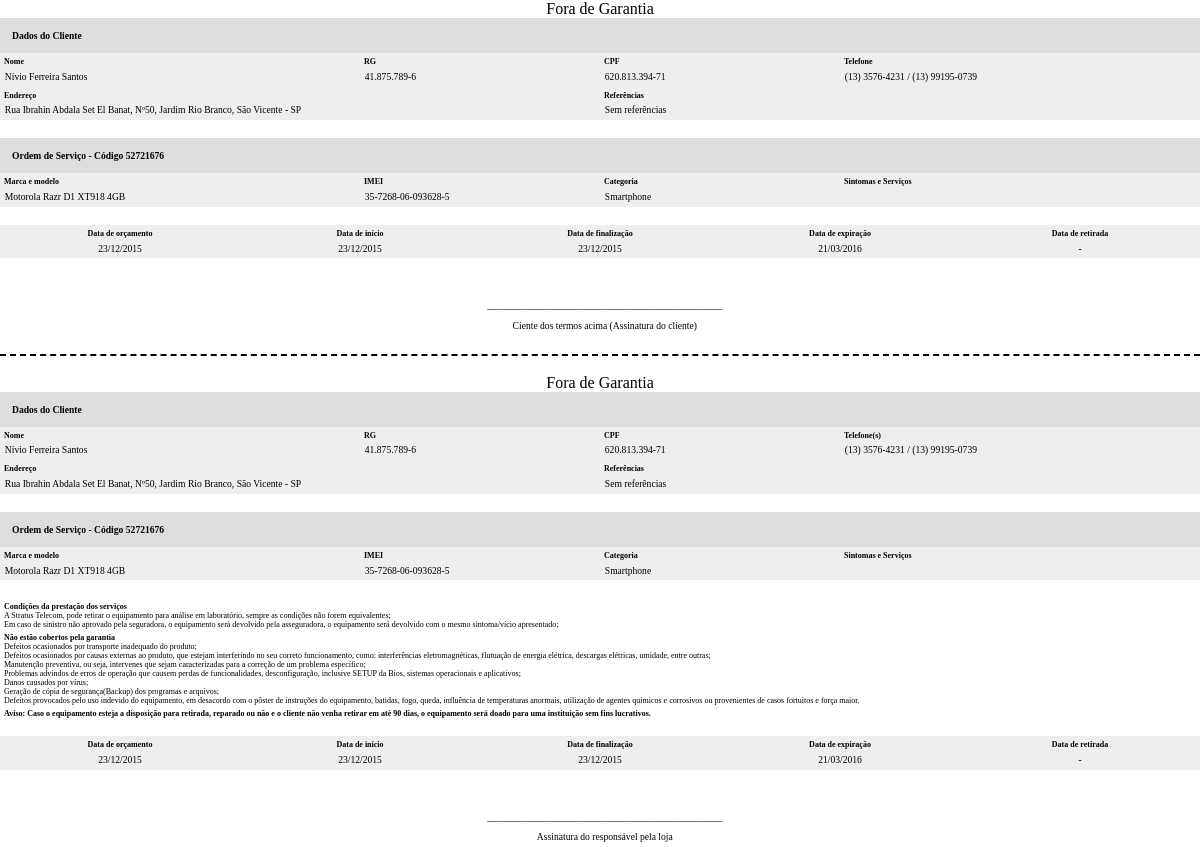
Screenshot of /ModeloImprimirOrdem.php?codigo=52721676 with the database file from the repository.
### tables this page shows
CREATE TABLE `tb_cliente` (
  `cd_cliente` int(11) NOT NULL AUTO_INCREMENT,
  `nm_cliente` varchar(120) DEFAULT NULL,
  `cd_cpf` varchar(11) DEFAULT NULL,
  `cd_rg` varchar(9) DEFAULT NULL,
  `cd_telefone1` varchar(10) DEFAULT NULL,
  `cd_telefone2` varchar(11) DEFAULT NULL,
  `nm_endereco` varchar(100) DEFAULT NULL,
  `ds_referencias` varchar(500) DEFAULT NULL,
  `dt_cadastro` datetime DEFAULT NULL,
  PRIMARY KEY (`cd_cliente`),
  UNIQUE KEY `cd_cpf` (`cd_cpf`),
  UNIQUE KEY `cd_rg` (`cd_rg`)
);

CREATE TABLE `tb_aparelho` (
  `cd_aparelho` int(11) NOT NULL AUTO_INCREMENT,
  `cd_imei` varchar(15) DEFAULT NULL,
  `cd_venda` tinyint(1) DEFAULT NULL,
  `ds_aparelho` varchar(500) DEFAULT NULL,
  `cd_modelo` int(11) DEFAULT NULL,
  `cd_cliente` int(11) DEFAULT NULL,
  `dt_cadastro` datetime DEFAULT NULL,
  `cd_imei_secundario` varchar(15) DEFAULT NULL,
  `cd_numero_serie` varchar(20) DEFAULT NULL,
  PRIMARY KEY (`cd_aparelho`),
  UNIQUE KEY `cd_imei_secundario` (`cd_imei_secundario`),
  UNIQUE KEY `cd_numero_serie` (`cd_numero_serie`),
  UNIQUE KEY `uk_imei` (`cd_imei`) USING HASH,
  KEY `fk_aparelho_modelo` (`cd_modelo`),
  KEY `fk_aparelho_cliente` (`cd_cliente`),
  CONSTRAINT `fk_aparelho_cliente` FOREIGN KEY (`cd_cliente`) REFERENCES `tb_cliente` (`cd_cliente`) ON DELETE SET NULL ON UPDATE CASCADE,
  CONSTRAINT `fk_aparelho_modelo` FOREIGN KEY (`cd_modelo`) REFERENCES `tb_modelo` (`cd_modelo`) ON DELETE SET NULL ON UPDATE CASCADE
);

CREATE TABLE `tb_categoria` (
  `cd_categoria` int(11) NOT NULL AUTO_INCREMENT,
  `nm_categoria` varchar(70) DEFAULT NULL,
  `ic_editavel` tinyint(1) DEFAULT NULL,
  PRIMARY KEY (`cd_categoria`)
);

CREATE TABLE `tb_os` (
  `cd_os` int(11) NOT NULL AUTO_INCREMENT,
  `dt_orcamento` date DEFAULT NULL,
  `dt_inicio` date DEFAULT NULL,
  `dt_finalizacao` date DEFAULT NULL,
  `dt_retirada` date DEFAULT NULL,
  `dt_expiracao` date DEFAULT NULL,
  `dt_venda` date DEFAULT NULL,
  `cd_status` int(1) DEFAULT NULL,
  `ic_orcam_vend_manuten` tinyint(1) DEFAULT NULL,
  `ds_os` varchar(500) DEFAULT NULL,
  `cd_funcionario` int(11) DEFAULT NULL,
  `dt_cadastro` datetime DEFAULT NULL,
  `cd_verificador` int(11) DEFAULT NULL,
  `cd_cliente` int(11) DEFAULT NULL,
  PRIMARY KEY (`cd_os`),
  UNIQUE KEY `uk_verificador` (`cd_verificador`) USING BTREE,
  KEY `fk_os_funcionario` (`cd_funcionario`),
  KEY `fk_os_status` (`cd_status`),
  KEY `fk_os_cliente` (`cd_cliente`),
  CONSTRAINT `fk_os_cliente` FOREIGN KEY (`cd_cliente`) REFERENCES `tb_cliente` (`cd_cliente`) ON DELETE SET NULL ON UPDATE CASCADE,
  CONSTRAINT `fk_os_funcionario` FOREIGN KEY (`cd_funcionario`) REFERENCES `tb_funcionario` (`cd_funcionario`),
  CONSTRAINT `fk_os_status` FOREIGN KEY (`cd_status`) REFERENCES `tb_status` (`cd_status`) ON DELETE SET NULL ON UPDATE CASCADE
);

### ModeloImprimirOrdem.php (the view, shortened to what the rows shown need)
<?php
	include 'php/Conexao.php';
	include 'php/ConexaoPrincipal.php';
	function ConfereQuebra()
	{
		switch (strtoupper(substr(PHP_OS, 0, 3)))
		{
			default:
				$quebra = "\n";
		}
		return $quebra;
	}
	$codigo = mysql_escape_string($_GET['codigo']);
	$result_Cliente = $conexaoPrincipal -> Query("select tb_cliente.nm_cliente,
														   tb_cliente.cd_rg,
														   tb_cliente.cd_cpf,
														   tb_cliente.cd_telefone1,
														   tb_cliente.cd_telefone2,
														   tb_cliente.nm_endereco,
														   tb_cliente.ds_referencias
													  from tb_os inner join tb_cliente
														on tb_os.cd_cliente = tb_cliente.cd_cliente
														  where tb_os.cd_verificador = '$codigo'");
	$linha_Cliente = mysqli_fetch_assoc($result_Cliente);
	$query_Aparelhos = "select concat(tb_marca.nm_marca, ' ', tb_modelo.nm_modelo) as nm_marca_modelo,
							   tb_aparelho.cd_imei,
							   tb_categoria.nm_categoria,
							   item_os.ds_item_os
						  from tb_os inner join item_os
							on tb_os.cd_os = item_os.cd_os
							  inner join tb_aparelho
								on item_os.cd_aparelho = tb_aparelho.cd_aparelho
								  inner join tb_modelo
									on tb_aparelho.cd_modelo = tb_modelo.cd_modelo
									  inner join tb_marca
										on tb_modelo.cd_marca = tb_marca.cd_marca
										  inner join tb_categoria
											on tb_modelo.cd_categoria = tb_categoria.cd_categoria
							where tb_os.cd_verificador = '$codigo'
								order by nm_marca_modelo";
	$result_Aparelhos = $conexaoPrincipal -> Query($query_Aparelhos);
	$linha_Aparelhos = mysqli_fetch_assoc($result_Aparelhos);
	$total_Aparelhos = mysqli_num_rows($result_Aparelhos);
	$result_Datas = $conexaoPrincipal -> Query("select tb_os.dt_orcamento,
														   tb_os.dt_inicio,
														   tb_os.dt_finalizacao,
														   tb_os.dt_expiracao,
														   tb_os.dt_retirada
													  from tb_os
														where tb_os.cd_verificador = '$codigo'");
	$linha_Datas = mysqli_fetch_assoc($result_Datas);
?>
<html>
	<head>
	</head>
	<body>
		<div class="ordem fica">
			<div class="data-client">
				<table width="100%" cellspacing="0">
					<tr>
						<td width="30%">
							<label class="lbl-title">Nome</label><br>
							<label class="lbl-item"><?php echo $linha_Cliente['nm_cliente']; ?></label>
						</td>
						<td width="20%">
							<label class="lbl-title">RG</label><br>
							<label class="lbl-item"><?php $aux = $linha_Cliente['cd_rg']; $aux = $aux[0].$aux[1].'.'.$aux[2].$aux[3].$aux[4].'.'.$aux[5].$aux[6].$aux[7].'-'.$aux[8]; echo $aux; ?></label>
						</td>
						<td width="20%">
							<label class="lbl-title">CPF</label><br>
							<label class="lbl-item"><?php $aux = $linha_Cliente['cd_cpf']; $aux = $aux[0].$aux[1].$aux[2].'.'.$aux[3].$aux[4].$aux[5].'.'.$aux[6].$aux[7].$aux[8].'-'.$aux[9].$aux[10]; echo $aux; ?></label>
						</td>
						<td width="30%">
							<label class="lbl-title">Telefone</label><br>
							<label class="lbl-item"><?php $aux = $linha_Cliente['cd_telefone1']; if (strlen($aux) == 10) {$aux = '('.$aux[0].$aux[1].') '.$aux[2].$aux[3].$aux[4].$aux[5].'-'.$aux[6].$aux[7].$aux[8].$aux[9];} else {$aux = '('.$aux[0].$aux[1].') '.$aux[2].$aux[3].$aux[4].$aux[5].$aux[6].'-'.$aux[7].$aux[8].$aux[9].$aux[10];} echo $aux; $aux = $linha_Cliente['cd_telefone2']; if ($aux != '') {if (strlen($aux) == 10) {$aux = '('.$aux[0].$aux[1].') '.$aux[2].$aux[3].$aux[4].$aux[5].'-'.$aux[6].$aux[7].$aux[8].$aux[9];} else {$aux = '('.$aux[0].$aux[1].') '.$aux[2].$aux[3].$aux[4].$aux[5].$aux[6].'-'.$aux[7].$aux[8].$aux[9].$aux[10];} echo ' / '.$aux;}?></label>
						</td>
					</tr>
					<tr>
						<td colspan="2">
							<label class="lbl-title">Endereço</label><br>
							<label class="lbl-item"><?php echo $linha_Cliente['nm_endereco']; ?></label>
						</td>
						<td colspan="2">
							<label class="lbl-title">Referências</label><br>
							<label class="lbl-item"><?php echo $linha_Cliente['ds_referencias']; ?></label>
						</td>
					</tr>
				</table>
			</div>
			<br>
			<div class="data-client">
				<table width="100%" cellspacing="0">
					<?php
						if ($total_Aparelhos > 0)
						{
							do
							{
					?>
								<tr>
									<td width="30%">
										<label class="lbl-item"><?php echo $linha_Aparelhos['nm_marca_modelo']; ?></label>
									</td>
									<td width="20%">
										<label class="lbl-item"><?php $aux = $linha_Aparelhos['cd_imei']; $aux = $aux[0].$aux[1].'-'.$aux[2].$aux[3].$aux[4].$aux[5].'-'.$aux[6].$aux[7].'-'.$aux[8].$aux[9].$aux[10].$aux[11].$aux[12].$aux[13].'-'.$aux[14]; echo $aux;?></label>
									</td>
									<td width="20%">
										<label class="lbl-item"><?php echo $linha_Aparelhos['nm_categoria']; ?></label>
									</td>
									<td width="30%">
										<label class="lbl-item"><?php $aux = $linha_Aparelhos['ds_item_os']; $aux = str_replace(ConfereQuebra(), '<br/>', $aux); echo $aux;?></label>
									</td>
								</tr>
					<?php
							}
							while ($linha_Aparelhos = mysqli_fetch_assoc($result_Aparelhos));
						}
					?>
				</table>
			</div>
			<br>
			<div class="data-client">
				<table width="100%" cellspacing="0" >
					<tr align="center">
						<td width="20%">
							<label class="lbl-title">Data de orçamento</label><br>
							<label class="lbl-item"><?php $aux = $linha_Datas['dt_orcamento']; if ($aux != '') {$aux = date('d/m/Y', strtotime($aux)); echo $aux;} else {echo '-';}?></label>
						</td>
						<td width="20%">
							<label class="lbl-title">Data de início</label><br>
							<label class="lbl-item"><?php $aux = $linha_Datas['dt_inicio']; if ($aux != '') {$aux = date('d/m/Y', strtotime($aux)); echo $aux;} else {echo '-';}?></label>
						</td>
						<td width="20%">
							<label class="lbl-title">Data de finalização</label><br>
							<label class="lbl-item"><?php $aux = $linha_Datas['dt_finalizacao']; if ($aux != '') {$aux = date('d/m/Y', strtotime($aux)); echo $aux;} else {echo '-';}?></label>
						</td>
						<td width="20%">
							<label class="lbl-title">Data de expiração</label><br>
							<label class="lbl-item"><?php $aux = $linha_Datas['dt_expiracao']; if ($aux != '') {$aux = date('d/m/Y', strtotime($aux)); echo $aux;} else {echo '-';}?></label>
						</td>
					</tr>
				</table>
			</div>
			<Br><br>
		</div>
		<br><div class="pontilhado">&nbsp;</div>
		<div class="ordem destaca">
			<div class="data-client">
				<table width="100%" cellspacing="0">
					<tr>
						<td width="30%">
							<label class="lbl-title">Nome</label><br>
							<label class="lbl-item"><?php echo $linha_Cliente['nm_cliente']; ?></label>
						</td>
						<td width="20%">
							<label class="lbl-title">RG</label><br>
							<label class="lbl-item"><?php $aux = $linha_Cliente['cd_rg']; $aux = $aux[0].$aux[1].'.'.$aux[2].$aux[3].$aux[4].'.'.$aux[5].$aux[6].$aux[7].'-'.$aux[8]; echo $aux; ?></label>
						</td>
						<td width="20%">
							<label class="lbl-title">CPF</label><br>
							<label class="lbl-item"><?php $aux = $linha_Cliente['cd_cpf']; $aux = $aux[0].$aux[1].$aux[2].'.'.$aux[3].$aux[4].$aux[5].'.'.$aux[6].$aux[7].$aux[8].'-'.$aux[9].$aux[10]; echo $aux; ?></label>
						</td>
						<td width="30%">
							<label class="lbl-title">Telefone(s)</label><br>
							<label class="lbl-item"><?php $aux = $linha_Cliente['cd_telefone1']; if (strlen($aux) == 10) {$aux = '('.$aux[0].$aux[1].') '.$aux[2].$aux[3].$aux[4].$aux[5].'-'.$aux[6].$aux[7].$aux[8].$aux[9];} else {$aux = '('.$aux[0].$aux[1].') '.$aux[2].$aux[3].$aux[4].$aux[5].$aux[6].'-'.$aux[7].$aux[8].$aux[9].$aux[10];} echo $aux; $aux = $linha_Cliente['cd_telefone2']; if ($aux != '') {if (strlen($aux) == 10) {$aux = '('.$aux[0].$aux[1].') '.$aux[2].$aux[3].$aux[4].$aux[5].'-'.$aux[6].$aux[7].$aux[8].$aux[9];} else {$aux = '('.$aux[0].$aux[1].') '.$aux[2].$aux[3].$aux[4].$aux[5].$aux[6].'-'.$aux[7].$aux[8].$aux[9].$aux[10];} echo ' / '.$aux;}?></label>
						</td>
					</tr>
					<tr>
						<td colspan="2">
							<label class="lbl-title">Endereço</label><br>
							<label class="lbl-item"><?php echo $linha_Cliente['nm_endereco']; ?></label>
						</td>
						<td colspan="2">
							<label class="lbl-title">Referências</label><br>
							<label class="lbl-item"><?php echo $linha_Cliente['ds_referencias']; ?></label>
						</td>
					</tr>
				</table>
			</div>
			<br>
			<div class="data-client">
				<table width="100%" cellspacing="0">
					<?php
						$result_Aparelhos = $conexaoPrincipal -> Query($query_Aparelhos);
						$linha_Aparelhos = mysqli_fetch_assoc($result_Aparelhos);
						$total_Aparelhos = mysqli_num_rows($result_Aparelhos);
						if ($total_Aparelhos > 0)
						{
							do
							{
					?>
								<tr>
									<td width="30%">
										<label class="lbl-item"><?php echo $linha_Aparelhos['nm_marca_modelo']; ?></label>
									</td>
									<td width="20%">
										<label class="lbl-item"><?php $aux = $linha_Aparelhos['cd_imei']; $aux = $aux[0].$aux[1].'-'.$aux[2].$aux[3].$aux[4].$aux[5].'-'.$aux[6].$aux[7].'-'.$aux[8].$aux[9].$aux[10].$aux[11].$aux[12].$aux[13].'-'.$aux[14]; echo $aux;?></label>
									</td>
									<td width="20%">
										<label class="lbl-item"><?php echo $linha_Aparelhos['nm_categoria']; ?></label>
									</td>
									<td width="30%">
										<label class="lbl-item"><?php $aux = $linha_Aparelhos['ds_item_os']; $aux = str_replace(ConfereQuebra(), '<br/>', $aux); echo $aux;?></label>
									</td>
								</tr>
					<?php
							}
							while ($linha_Aparelhos = mysqli_fetch_assoc($result_Aparelhos));
						}
					?>
				</table>
			</div>
			<br>
			<br>
			<div class="data-client">
				<table width="100%" cellspacing="0" >
					<tr align="center">
						<td width="20%">
							<label class="lbl-title">Data de orçamento</label><br>
							<label class="lbl-item"><?php $aux = $linha_Datas['dt_orcamento']; if ($aux != '') {$aux = date('d/m/Y', strtotime($aux)); echo $aux;} else {echo '-';}?></label>
						</td>
						<td width="20%">
							<label class="lbl-title">Data de início</label><br>
							<label class="lbl-item"><?php $aux = $linha_Datas['dt_inicio']; if ($aux != '') {$aux = date('d/m/Y', strtotime($aux)); echo $aux;} else {echo '-';}?></label>
						</td>
						<td width="20%">
							<label class="lbl-title">Data de finalização</label><br>
							<label class="lbl-item"><?php $aux = $linha_Datas['dt_finalizacao']; if ($aux != '') {$aux = date('d/m/Y', strtotime($aux)); echo $aux;} else {echo '-';}?></label>
						</td>
						<td width="20%">
							<label class="lbl-title">Data de expiração</label><br>
							<label class="lbl-item"><?php $aux = $linha_Datas['dt_expiracao']; if ($aux != '') {$aux = date('d/m/Y', strtotime($aux)); echo $aux;} else {echo '-';}?></label>
						</td>
					</tr>
				</table>
			</div>
			<Br><br>
		</div>
	</body>
</html>

### rows the page displays
tb_cliente: nm_cliente "Nívio Ferreira Santos", cd_rg "41.875.789-6", cd_cpf "620.813.394-71", cd_telefone1 "(13) 3576-4231", cd_telefone2 "(13) 99195-0739", nm_endereco "Rua Ibrahin Abdala Set El Banat, Nº50, Jardim Rio Branco, São Vicente - SP", ds_referencias "Sem referências"
tb_aparelho: nm_marca_modelo "Motorola Razr D1 XT918 4GB", cd_imei "35-7268-06-093628-5", tb_categoria.nm_categoria "Smartphone"
tb_os: dt_orcamento "23/12/2015", dt_inicio "23/12/2015", dt_finalizacao "23/12/2015", dt_expiracao "21/03/2016"

### other values shown
$codigo "52721676"
